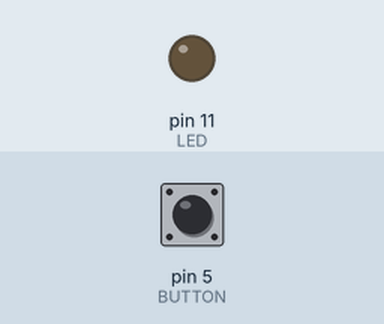
Bench run of a sketch on a simulated Arduino Uno, built with avr-gcc and run on an emulated ATmega328P. Parts: output pins drawn as LEDs (lit = HIGH). The test bench sets the inputs (shaded band); at power-on: pin 5 (BUTTON) HIGH.

Above: at 1.2 s.
1.3 s: pin 5 (BUTTON) pulled LOW for 0.15 s
At 1.37 s:
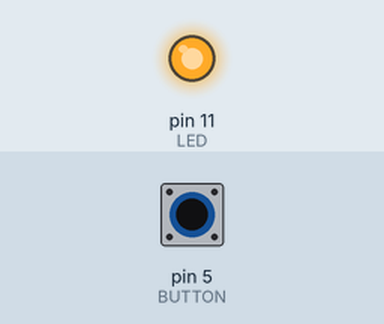
2.9 s: pin 5 (BUTTON) pulled LOW for 3.2 s
At 6.8 s:
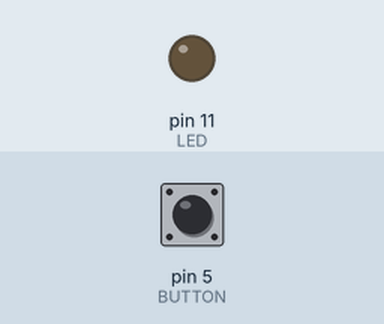
Timing chart, 0 to 8.3 s (numbered marks = the images above; inputs shaded):
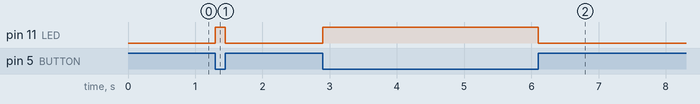

Measured:
- after the input at 1.3 s, pin 11 (LED): LOW → HIGH at once, → LOW 0.15 s later
- after the input at 2.9 s, pin 11 (LED): LOW → HIGH at once, → LOW 3.2 s later

The sketch:

button_pin2.ino
```cpp
const int BUTTON = 5; // Naming switch button pin
const int LED = 11;   // Namin LED pin
int BUTTONstate = 0; // A variable to store Button Status / Input

void setup(){
  pinMode(LED, OUTPUT);
  pinMode (BUTTON, INPUT);
 }

void loop() {
  BUTTONstate = digitalRead(BUTTON);  // Reading button status / input
  if (BUTTONstate == LOW)  // Condition to check button input
    {
      digitalWrite(LED, HIGH);
    }
    else
    {
      digitalWrite(LED, LOW);
    }
}
```
